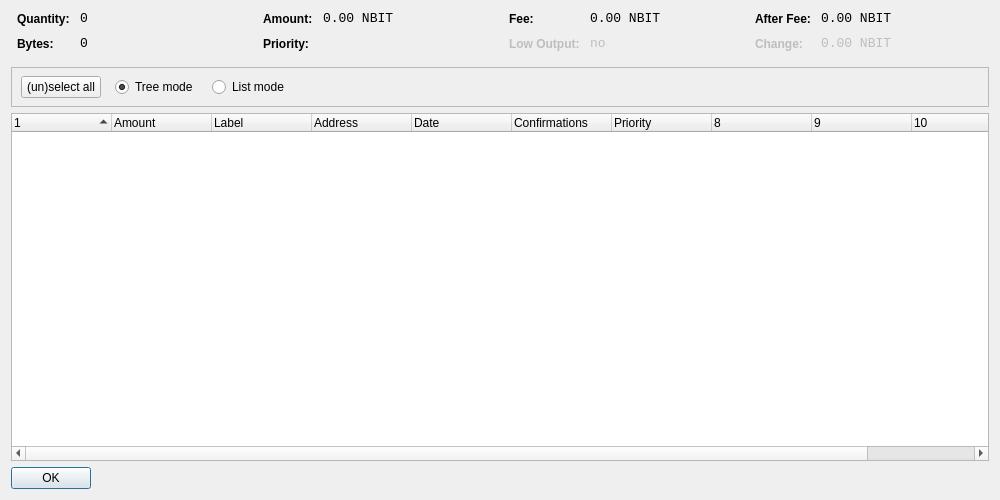
<?xml version="1.0" encoding="UTF-8"?>
<ui version="4.0">
 <class>CoinControlDialog</class>
 <widget class="QDialog" name="CoinControlDialog">
  <property name="geometry">
   <rect>
    <x>0</x>
    <y>0</y>
    <width>1000</width>
    <height>500</height>
   </rect>
  </property>
  <property name="windowTitle">
   <string>Coin Control</string>
  </property>
  <property name="styleSheet">
   <string notr="true">background-image: url(:/images/bgx);</string>
  </property>
  <layout class="QVBoxLayout" name="verticalLayout">
   <item>
    <layout class="QHBoxLayout" name="horizontalLayoutTop" stretch="0,0,0,0">
     <property name="topMargin">
      <number>0</number>
     </property>
     <property name="bottomMargin">
      <number>10</number>
     </property>
     <item>
      <layout class="QFormLayout" name="formLayoutCoinControl1">
       <property name="horizontalSpacing">
        <number>10</number>
       </property>
       <property name="verticalSpacing">
        <number>10</number>
       </property>
       <property name="leftMargin">
        <number>6</number>
       </property>
       <property name="rightMargin">
        <number>6</number>
       </property>
       <item row="0" column="0">
        <widget class="QLabel" name="labelCoinControlQuantityText">
         <property name="styleSheet">
          <string notr="true">font-weight:bold;</string>
         </property>
         <property name="text">
          <string>Quantity:</string>
         </property>
        </widget>
       </item>
       <item row="0" column="1">
        <widget class="QLabel" name="labelCoinControlQuantity">
         <property name="font">
          <font>
           <family>Monospace</family>
           <pointsize>10</pointsize>
          </font>
         </property>
         <property name="cursor">
          <cursorShape>IBeamCursor</cursorShape>
         </property>
         <property name="contextMenuPolicy">
          <enum>Qt::ActionsContextMenu</enum>
         </property>
         <property name="text">
          <string notr="true">0</string>
         </property>
         <property name="textInteractionFlags">
          <set>Qt::LinksAccessibleByMouse|Qt::TextSelectableByKeyboard|Qt::TextSelectableByMouse</set>
         </property>
        </widget>
       </item>
       <item row="1" column="0">
        <widget class="QLabel" name="labelCoinControlBytesText">
         <property name="styleSheet">
          <string notr="true">font-weight:bold;</string>
         </property>
         <property name="text">
          <string>Bytes:</string>
         </property>
        </widget>
       </item>
       <item row="1" column="1">
        <widget class="QLabel" name="labelCoinControlBytes">
         <property name="font">
          <font>
           <family>Monospace</family>
           <pointsize>10</pointsize>
          </font>
         </property>
         <property name="cursor">
          <cursorShape>IBeamCursor</cursorShape>
         </property>
         <property name="contextMenuPolicy">
          <enum>Qt::ActionsContextMenu</enum>
         </property>
         <property name="text">
          <string notr="true">0</string>
         </property>
         <property name="textInteractionFlags">
          <set>Qt::LinksAccessibleByMouse|Qt::TextSelectableByKeyboard|Qt::TextSelectableByMouse</set>
         </property>
        </widget>
       </item>
      </layout>
     </item>
     <item>
      <layout class="QFormLayout" name="formLayoutCoinControl2">
       <property name="horizontalSpacing">
        <number>10</number>
       </property>
       <property name="verticalSpacing">
        <number>10</number>
       </property>
       <property name="leftMargin">
        <number>6</number>
       </property>
       <property name="rightMargin">
        <number>6</number>
       </property>
       <item row="0" column="0">
        <widget class="QLabel" name="labelCoinControlAmountText">
         <property name="styleSheet">
          <string notr="true">font-weight:bold;</string>
         </property>
         <property name="text">
          <string>Amount:</string>
         </property>
        </widget>
       </item>
       <item row="0" column="1">
        <widget class="QLabel" name="labelCoinControlAmount">
         <property name="font">
          <font>
           <family>Monospace</family>
           <pointsize>10</pointsize>
          </font>
         </property>
         <property name="cursor">
          <cursorShape>IBeamCursor</cursorShape>
         </property>
         <property name="contextMenuPolicy">
          <enum>Qt::ActionsContextMenu</enum>
         </property>
         <property name="text">
          <string notr="true">0.00 NBIT</string>
         </property>
         <property name="textInteractionFlags">
          <set>Qt::LinksAccessibleByMouse|Qt::TextSelectableByKeyboard|Qt::TextSelectableByMouse</set>
         </property>
        </widget>
       </item>
       <item row="1" column="0">
        <widget class="QLabel" name="labelCoinControlPriorityText">
         <property name="styleSheet">
          <string notr="true">font-weight:bold;</string>
         </property>
         <property name="text">
          <string>Priority:</string>
         </property>
        </widget>
       </item>
       <item row="1" column="1">
        <widget class="QLabel" name="labelCoinControlPriority">
         <property name="font">
          <font>
           <family>Monospace</family>
           <pointsize>10</pointsize>
          </font>
         </property>
         <property name="cursor">
          <cursorShape>IBeamCursor</cursorShape>
         </property>
         <property name="contextMenuPolicy">
          <enum>Qt::ActionsContextMenu</enum>
         </property>
         <property name="text">
          <string/>
         </property>
         <property name="textInteractionFlags">
          <set>Qt::LinksAccessibleByMouse|Qt::TextSelectableByKeyboard|Qt::TextSelectableByMouse</set>
         </property>
        </widget>
       </item>
      </layout>
     </item>
     <item>
      <layout class="QFormLayout" name="formLayoutCoinControl3">
       <property name="horizontalSpacing">
        <number>10</number>
       </property>
       <property name="verticalSpacing">
        <number>10</number>
       </property>
       <property name="leftMargin">
        <number>6</number>
       </property>
       <property name="rightMargin">
        <number>6</number>
       </property>
       <item row="0" column="0">
        <widget class="QLabel" name="labelCoinControlFeeText">
         <property name="styleSheet">
          <string notr="true">font-weight:bold;</string>
         </property>
         <property name="text">
          <string>Fee:</string>
         </property>
        </widget>
       </item>
       <item row="0" column="1">
        <widget class="QLabel" name="labelCoinControlFee">
         <property name="font">
          <font>
           <family>Monospace</family>
           <pointsize>10</pointsize>
          </font>
         </property>
         <property name="cursor">
          <cursorShape>IBeamCursor</cursorShape>
         </property>
         <property name="contextMenuPolicy">
          <enum>Qt::ActionsContextMenu</enum>
         </property>
         <property name="text">
          <string notr="true">0.00 NBIT</string>
         </property>
         <property name="textInteractionFlags">
          <set>Qt::LinksAccessibleByMouse|Qt::TextSelectableByKeyboard|Qt::TextSelectableByMouse</set>
         </property>
        </widget>
       </item>
       <item row="1" column="0">
        <widget class="QLabel" name="labelCoinControlLowOutputText">
         <property name="enabled">
          <bool>false</bool>
         </property>
         <property name="styleSheet">
          <string notr="true">font-weight:bold;</string>
         </property>
         <property name="text">
          <string>Low Output:</string>
         </property>
        </widget>
       </item>
       <item row="1" column="1">
        <widget class="QLabel" name="labelCoinControlLowOutput">
         <property name="enabled">
          <bool>false</bool>
         </property>
         <property name="font">
          <font>
           <family>Monospace</family>
           <pointsize>10</pointsize>
          </font>
         </property>
         <property name="cursor">
          <cursorShape>IBeamCursor</cursorShape>
         </property>
         <property name="contextMenuPolicy">
          <enum>Qt::ActionsContextMenu</enum>
         </property>
         <property name="text">
          <string notr="true">no</string>
         </property>
         <property name="textInteractionFlags">
          <set>Qt::LinksAccessibleByMouse|Qt::TextSelectableByKeyboard|Qt::TextSelectableByMouse</set>
         </property>
        </widget>
       </item>
      </layout>
     </item>
     <item>
      <layout class="QFormLayout" name="formLayoutCoinControl4">
       <property name="horizontalSpacing">
        <number>10</number>
       </property>
       <property name="verticalSpacing">
        <number>10</number>
       </property>
       <property name="leftMargin">
        <number>6</number>
       </property>
       <property name="rightMargin">
        <number>6</number>
       </property>
       <item row="0" column="0">
        <widget class="QLabel" name="labelCoinControlAfterFeeText">
         <property name="styleSheet">
          <string notr="true">font-weight:bold;</string>
         </property>
         <property name="text">
          <string>After Fee:</string>
         </property>
        </widget>
       </item>
       <item row="0" column="1">
        <widget class="QLabel" name="labelCoinControlAfterFee">
         <property name="font">
          <font>
           <family>Monospace</family>
           <pointsize>10</pointsize>
          </font>
         </property>
         <property name="cursor">
          <cursorShape>IBeamCursor</cursorShape>
         </property>
         <property name="contextMenuPolicy">
          <enum>Qt::ActionsContextMenu</enum>
         </property>
         <property name="text">
          <string notr="true">0.00 NBIT</string>
         </property>
         <property name="textInteractionFlags">
          <set>Qt::LinksAccessibleByMouse|Qt::TextSelectableByKeyboard|Qt::TextSelectableByMouse</set>
         </property>
        </widget>
       </item>
       <item row="1" column="0">
        <widget class="QLabel" name="labelCoinControlChangeText">
         <property name="enabled">
          <bool>false</bool>
         </property>
         <property name="styleSheet">
          <string notr="true">font-weight:bold;</string>
         </property>
         <property name="text">
          <string>Change:</string>
         </property>
        </widget>
       </item>
       <item row="1" column="1">
        <widget class="QLabel" name="labelCoinControlChange">
         <property name="enabled">
          <bool>false</bool>
         </property>
         <property name="font">
          <font>
           <family>Monospace</family>
           <pointsize>10</pointsize>
          </font>
         </property>
         <property name="cursor">
          <cursorShape>IBeamCursor</cursorShape>
         </property>
         <property name="contextMenuPolicy">
          <enum>Qt::ActionsContextMenu</enum>
         </property>
         <property name="text">
          <string notr="true">0.00 NBIT</string>
         </property>
         <property name="textInteractionFlags">
          <set>Qt::LinksAccessibleByMouse|Qt::TextSelectableByKeyboard|Qt::TextSelectableByMouse</set>
         </property>
        </widget>
       </item>
      </layout>
     </item>
    </layout>
   </item>
   <item>
    <widget class="QFrame" name="frame">
     <property name="minimumSize">
      <size>
       <width>0</width>
       <height>40</height>
      </size>
     </property>
     <property name="frameShape">
      <enum>QFrame::StyledPanel</enum>
     </property>
     <property name="frameShadow">
      <enum>QFrame::Sunken</enum>
     </property>
     <widget class="QWidget" name="horizontalLayoutWidget">
      <property name="geometry">
       <rect>
        <x>10</x>
        <y>0</y>
        <width>781</width>
        <height>41</height>
       </rect>
      </property>
      <layout class="QHBoxLayout" name="horizontalLayoutPanel" stretch="0,0,0,0">
       <property name="spacing">
        <number>14</number>
       </property>
       <item>
        <widget class="QPushButton" name="pushButtonSelectAll">
         <property name="sizePolicy">
          <sizepolicy hsizetype="Maximum" vsizetype="Fixed">
           <horstretch>0</horstretch>
           <verstretch>0</verstretch>
          </sizepolicy>
         </property>
         <property name="text">
          <string>(un)select all</string>
         </property>
        </widget>
       </item>
       <item>
        <widget class="QRadioButton" name="radioTreeMode">
         <property name="sizePolicy">
          <sizepolicy hsizetype="Maximum" vsizetype="Fixed">
           <horstretch>0</horstretch>
           <verstretch>0</verstretch>
          </sizepolicy>
         </property>
         <property name="text">
          <string>Tree mode</string>
         </property>
         <property name="checked">
          <bool>true</bool>
         </property>
        </widget>
       </item>
       <item>
        <widget class="QRadioButton" name="radioListMode">
         <property name="sizePolicy">
          <sizepolicy hsizetype="Maximum" vsizetype="Fixed">
           <horstretch>0</horstretch>
           <verstretch>0</verstretch>
          </sizepolicy>
         </property>
         <property name="text">
          <string>List mode</string>
         </property>
        </widget>
       </item>
       <item>
        <spacer name="horizontalSpacer">
         <property name="orientation">
          <enum>Qt::Horizontal</enum>
         </property>
         <property name="sizeHint" stdset="0">
          <size>
           <width>40</width>
           <height>20</height>
          </size>
         </property>
        </spacer>
       </item>
      </layout>
     </widget>
    </widget>
   </item>
   <item>
    <widget class="CoinControlTreeWidget" name="treeWidget">
     <property name="contextMenuPolicy">
      <enum>Qt::CustomContextMenu</enum>
     </property>
     <property name="sortingEnabled">
      <bool>false</bool>
     </property>
     <property name="columnCount">
      <number>11</number>
     </property>
     <attribute name="headerShowSortIndicator" stdset="0">
      <bool>true</bool>
     </attribute>
     <attribute name="headerStretchLastSection">
      <bool>false</bool>
     </attribute>
     <column>
      <property name="text">
       <string/>
      </property>
     </column>
     <column>
      <property name="text">
       <string>Amount</string>
      </property>
     </column>
     <column>
      <property name="text">
       <string>Label</string>
      </property>
     </column>
     <column>
      <property name="text">
       <string>Address</string>
      </property>
     </column>
     <column>
      <property name="text">
       <string>Date</string>
      </property>
     </column>
     <column>
      <property name="text">
       <string>Confirmations</string>
      </property>
      <property name="toolTip">
       <string>Confirmed</string>
      </property>
     </column>
     <column>
      <property name="text">
       <string>Priority</string>
      </property>
     </column>
     <column>
      <property name="text">
       <string/>
      </property>
     </column>
     <column>
      <property name="text">
       <string/>
      </property>
     </column>
     <column>
      <property name="text">
       <string/>
      </property>
     </column>
     <column>
      <property name="text">
       <string/>
      </property>
     </column>
    </widget>
   </item>
   <item>
    <widget class="QDialogButtonBox" name="buttonBox">
     <property name="sizePolicy">
      <sizepolicy hsizetype="Maximum" vsizetype="Fixed">
       <horstretch>0</horstretch>
       <verstretch>0</verstretch>
      </sizepolicy>
     </property>
     <property name="orientation">
      <enum>Qt::Horizontal</enum>
     </property>
     <property name="standardButtons">
      <set>QDialogButtonBox::Ok</set>
     </property>
    </widget>
   </item>
  </layout>
 </widget>
 <customwidgets>
  <customwidget>
   <class>CoinControlTreeWidget</class>
   <extends>QTreeWidget</extends>
   <header>coincontroltreewidget.h</header>
  </customwidget>
 </customwidgets>
 <resources/>
 <connections/>
</ui>
